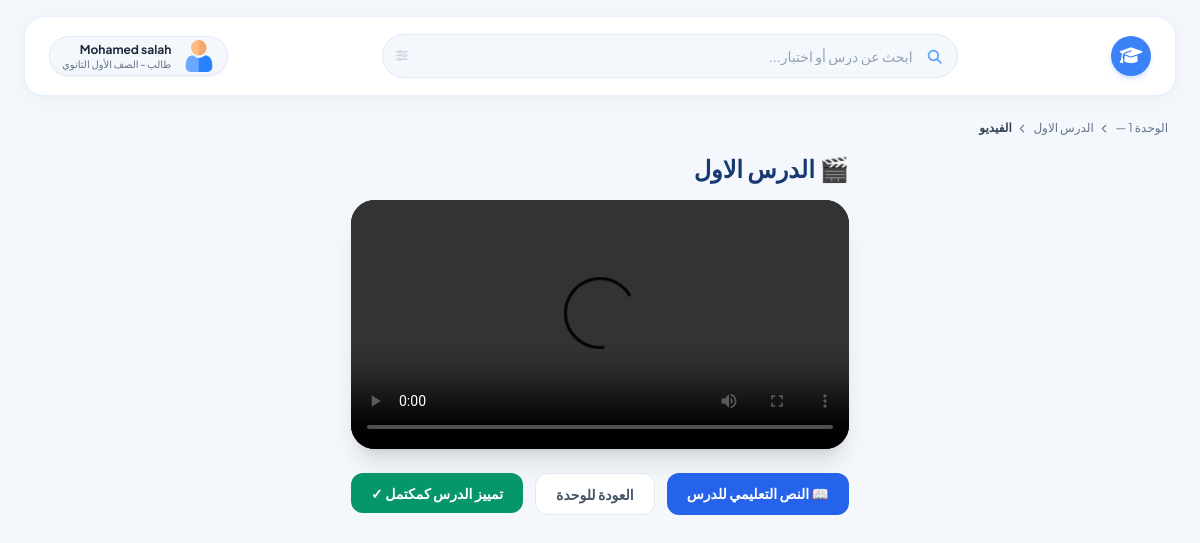
/student/t/T862390/lesson/4/video/ (signed in), run on the app's committed database.
### accounts/models.py (models this page shows, shortened)
class User(AbstractBaseUser, PermissionsMixin):
    ROLES = [("student", "طالب"), ("teacher", "مدرّس"), ("owner", "مالك المنصة"), ("staff", "فريق الإدارة")]
    STAFF_ROLES = [("support", "دعم فني"), ("finance", "مالية"), ("content", "مسؤول محتوى")]
    phone = models.CharField("رقم الهاتف", max_length=11, unique=True, validators=[phone_validator])
    full_name = models.CharField("الاسم الكامل", max_length=150)
    name_ar = models.CharField("الاسم بالعربية (كما سُجّل)", max_length=150, blank=True)
    role = models.CharField("الدور", max_length=10, choices=ROLES, default="student")
    staff_role = models.CharField("صلاحية الفريق", max_length=10, choices=STAFF_ROLES, blank=True)
    is_active = models.BooleanField("مفعّل", default=True)
    is_staff = models.BooleanField(default=False)
    date_joined = models.DateTimeField(default=timezone.now)
    objects = UserManager()
    USERNAME_FIELD = "phone"
    REQUIRED_FIELDS = ["full_name"]
    class Meta:
        verbose_name = "مستخدم"

class StudentProfile(models.Model):
    GRADES = [(1, "الصف الأول الثانوي"), (2, "الصف الثاني الثانوي"), (3, "الصف الثالث الثانوي"),
              (4, "الصف الأول الإعدادي"), (5, "الصف الثاني الإعدادي"), (6, "الصف الثالث الإعدادي")]
    user = models.OneToOneField(User, on_delete=models.CASCADE, related_name="student_profile")
    student_number = models.PositiveIntegerField("رقم الطالب (ID)", unique=True, null=True, blank=True, editable=False)
    parent_phone = models.CharField("رقم ولي الأمر", max_length=11, validators=[phone_validator])
    grade = models.PositiveSmallIntegerField("المرحلة الدراسية", choices=GRADES)
    avatar = models.ImageField("الصورة الشخصية", upload_to="avatars/", blank=True)

### learning/models.py (models this page shows, shortened)
class StatusMixin:
    @property
    def is_visible(self):
        return self.status == "published" or (self.status == "scheduled" and self.publish_at and self.publish_at <= timezone.now())

class Lesson(StatusMixin, models.Model):
    unit = models.ForeignKey(Unit, on_delete=models.CASCADE, related_name="lessons")
    title = models.CharField("عنوان الدرس", max_length=160)
    summary = models.TextField("ملخص الدرس", blank=True)
    order = models.PositiveIntegerField("الترتيب", default=0)
    status = models.CharField("الحالة", max_length=10, choices=STATUS, default="draft")
    publish_at = models.DateTimeField("موعد النشر", null=True, blank=True)
    is_free_preview = models.BooleanField("درس تجريبي مجاني (يفتح لغير المشتركين)", default=False)
    video_url = models.URLField("رابط الفيديو (اختياري)", blank=True)
    video_file = models.FileField("رفع فيديو (اختياري)", upload_to="videos/", storage=private_storage, blank=True)
    updated_at = models.DateTimeField(auto_now=True)
    class Meta:
        ordering = ["order", "id"]
    @property
    def course(self):
        return self.unit.course
    @property
    def teacher(self):
        return self.unit.course.teacher
    @property
    def embed_url(self):
        u = self.video_url
        m = re.search(r"(?:youtube\.com/watch\?v=|youtu\.be/|youtube\.com/embed/)([\w-]{6,})", u or "")
        return f"https://www.youtube.com/embed/{m.group(1)}" if m else ""

class Unit(StatusMixin, models.Model):
    course = models.ForeignKey(Course, on_delete=models.CASCADE, related_name="units")
    title = models.CharField("عنوان الوحدة", max_length=160)
    description = models.TextField("وصف مختصر", blank=True)
    order = models.PositiveIntegerField("الترتيب", default=0)
    status = models.CharField("الحالة", max_length=10, choices=STATUS, default="draft")
    publish_at = models.DateTimeField("موعد النشر", null=True, blank=True)
    class Meta:
        ordering = ["order", "id"]

### uikit/views_student.py (the view)
# urls.py: path("student/t/<str:code>/lesson/<int:pk>/video/", vs.lesson_video, name="lesson_video"),
@student_required
def lesson_video(request, code, pk):
    t, enr, active, l = _lesson_for(request, code, pk)
    if not svc.can_open_lesson(request.user, l):
        return redirect("student:lesson", code=code, pk=pk)
    has_file = bool(l.video_file)
    embed = l.embed_url
    direct = ""
    if not has_file and not embed and l.video_url:
        direct = l.video_url
    if not (has_file or embed or direct):
        messages.info(request, "لم يضف المدرّس فيديو لهذا الدرس بعد.")
        return redirect("student:lesson", code=code, pk=pk)
    svc.touch_lesson(request.user, l)
    is_media = direct.lower().split("?")[0].endswith((".mp4", ".webm", ".ogg", ".mov"))
    return render(request, "student/lesson_video.html", {
        "t": t, "enr": enr, "active": active, "l": l, "has_file": has_file, "embed": embed, "direct": direct, "is_media": is_media,
        "prog": LessonProgress.objects.filter(student=request.user, lesson=l).first(),
    })

### accounts/context_processors.py (called while the page is built)
def site(request):
    return {"site": SiteSetting.get()}

def _item(label, icon, url, section=None, exact=False):
    return {"label": label, "icon": icon, "url": url, "section": section, "exact": exact}

### accounts/models.py (called while the page is built)
    @classmethod
    def get(cls):
        obj, _ = cls.objects.get_or_create(pk=1)
        return obj

### billing/models.py (called while the page is built)
    @property
    def is_active(self):
        return self.status == "active" and bool(self.expires_at) and self.expires_at > timezone.now()

### learning/models.py (called while the page is built)
def vis_q(prefix=""):
    now = timezone.now()
    return Q(**{f"{prefix}status": "published"}) | Q(**{f"{prefix}status": "scheduled", f"{prefix}publish_at__lte": now})

    @property
    def is_free(self):
        return self.course_type == "free"

### learning/services.py (called while the page is built)
def visible_lessons_qs(teacher=None, course=None, unit=None):
    qs = Lesson.objects.filter(vis_q(), vis_q("unit__"), vis_q("unit__course__"))
    if teacher:
        qs = qs.filter(unit__course__teacher=teacher)
    if course:
        qs = qs.filter(unit__course=course)
    if unit:
        qs = qs.filter(unit=unit)
    return qs

def get_enrollment(student, teacher):
    return Enrollment.objects.filter(student=student, teacher=teacher).first()

def has_active_access(student, teacher):
    e = get_enrollment(student, teacher)
    return bool(e and e.is_active)

def can_open_lesson(student, lesson):
    if lesson.course.is_free or lesson.is_free_preview:
        return True
    return has_active_access(student, lesson.teacher)

def touch_lesson(student, lesson):
    p, _ = LessonProgress.objects.get_or_create(student=student, lesson=lesson)
    p.last_viewed = timezone.now()
    p.save(update_fields=["last_viewed"])
    return p

### student/views.py (called while the page is built)
def ws(request, code):
    t = get_object_or_404(TeacherProfile.objects.select_related("user"), teacher_code=code, user__is_active=True)
    enr = Enrollment.objects.filter(student=request.user, teacher=t).first()
    request.session["current_teacher"] = code
    return t, enr, bool(enr and enr.is_active)

### uikit/context_processors.py (called while the page is built)
def _item(label, icon, url, active=False, badge=0):
    return {"label": label, "icon": icon, "url": url, "active": active, "badge": badge}

### uikit/views_student.py (called while the page is built)
def _lesson_for(request, code, pk):
    t, enr, active = ws(request, code)
    l = get_object_or_404(svc.visible_lessons_qs(teacher=t), pk=pk)
    return t, enr, active, l

### templates/student/lesson_video.html (shortened to what this page needs)
{% extends "student/base.html" %}
{% block page %}
<nav class="text-xs text-slate-500 mb-4 flex items-center gap-2 flex-wrap"><a href="{% url 'student:unit' t.teacher_code l.unit.pk %}" class="hover:text-blue-600">{{ l.unit.title }}</a><i class="fa-solid fa-chevron-left text-[9px]"></i><a href="{% url 'student:lesson' t.teacher_code l.pk %}" class="hover:text-blue-600">{{ l.title }}</a><i class="fa-solid fa-chevron-left text-[9px]"></i><span class="font-bold text-slate-700">الفيديو</span></nav>
<div class="max-w-4xl mx-auto">
  <h1 class="text-2xl font-black text-[#173A73] mb-4">🎬 {{ l.title }}</h1>
  {% if has_file %}<div class="rounded-3xl overflow-hidden bg-black shadow-xl"><video controls preload="metadata" class="w-full max-h-[70vh]" src="{% url 'student:lesson_video' l.pk %}"></video></div>
  {% elif embed %}<div class="rounded-3xl overflow-hidden bg-black shadow-xl aspect-video"><iframe class="w-full h-full" src="{{ embed }}" allowfullscreen></iframe></div>
  {% elif is_media %}<div class="rounded-3xl overflow-hidden bg-black shadow-xl"><video controls preload="metadata" class="w-full max-h-[70vh]" src="{{ direct }}"></video></div>
  {% endif %}
  <div class="flex flex-wrap gap-3 mt-6">
    <a href="{% url 'student:lesson' t.teacher_code l.pk %}" class="px-5 py-2.5 rounded-xl bg-blue-600 text-white text-sm font-bold no-underline">📖 النص التعليمي للدرس</a>
    <a href="{% url 'student:unit' t.teacher_code l.unit.pk %}" class="px-5 py-2.5 rounded-xl bg-white border border-slate-200 text-slate-600 text-sm font-bold no-underline">العودة للوحدة</a>
    <form method="post" action="{% url 'student:lesson_complete' t.teacher_code l.pk %}">{% csrf_token %}<button class="px-5 py-2.5 rounded-xl bg-emerald-600 text-white text-sm font-bold" type="submit">تمييز الدرس كمكتمل ✓</button></form>
  </div>
</div>
{% endblock %}

### templates/ui/_student_header.html (shortened to what this page needs)
{% load static %}
<link href="https://cdnjs.cloudflare.com/ajax/libs/font-awesome/6.5.1/css/all.min.css" rel="stylesheet">
<header id="student-top-header" class="h-20 bg-white border border-blue-100/70 rounded-2xl mx-6 mt-4 px-6 flex items-center justify-between gap-4 sticky top-4 z-30 shadow-md backdrop-blur-md" data-purpose="top-header" style="box-shadow: 0 4px 20px -2px rgba(15, 23, 42, 0.05); border-radius: 20px;">
    <div class="flex items-center gap-3">
      <a href="{% url 'student:home' %}" aria-label="الرئيسية" title="الرئيسية" class="w-10 h-10 rounded-full bg-blue-500 flex items-center justify-center text-white shadow-md shadow-blue-500/20 hover:bg-blue-600 transition-colors">
        <i class="fa-solid fa-graduation-cap text-lg"></i>
      </a>
    </div>
    <form action="{% url 'uikit:student_search' %}" method="get" class="flex-1 max-w-xl mx-4" data-purpose="search-bar-container">
      <div class="relative w-full">
        <input name="q" value="{{ request.GET.q|default:'' }}" class="w-full h-11 pr-11 pl-10 rounded-full bg-[#f4f7fc] border border-blue-100 focus:bg-white focus:border-brandBlue focus:ring-2 focus:ring-blue-100 text-sm placeholder-slate-400 text-right transition-all outline-none" placeholder="ابحث عن درس أو اختبار..." type="text">
        <div class="absolute right-4 top-1/2 -translate-y-1/2 text-blue-400 pointer-events-none text-sm">
        </div>
        <button type="submit" class="absolute left-3.5 top-1/2 -translate-y-1/2 text-slate-300 hover:text-slate-500 text-xs" aria-label="بحث">
          <i class="fa-solid fa-sliders"></i>
        </button>
      </div>
    </form>
    <div class="flex items-center gap-3">
      <a href="{% url 'student:profile' %}" class="h-10 flex items-center gap-3 bg-[#f4f7fc] border border-blue-100/80 px-3 rounded-full shadow-sm">
        {% if ui_student_profile and ui_student_profile.avatar %}<img src="{{ ui_student_profile.avatar.url }}" alt="" class="w-7 h-7 rounded-full object-cover flex-shrink-0">
        {% else %}<img src="{% static 'ui/user-icon.png' %}" alt="" class="w-8 h-8 object-contain flex-shrink-0">{% endif %}
        <div class="text-right leading-tight">
          <div class="text-xs font-bold text-slate-800" style="font-family: 'Plus Jakarta Sans', sans-serif;">{{ user.full_name }}</div>
          <div class="text-[10px] text-slate-500 font-medium">طالب{% if ui_student_profile %} - {{ ui_student_profile.get_grade_display }}{% endif %}</div>
        </div>
      </a>
    </div></header>

### static/ui/ui.css (style rules this page uses)
body { font-family:'Tajawal',sans-serif;-webkit-font-smoothing:antialiased }

### templates/ui/document.html (style rules this page uses)
body,.legacy,.font-tajawal,.font-sans,.font-cairo { font-family:"Plus Jakarta Sans","Tajawal",sans-serif !important }

### data on the page
User: full_name "Mohamed salah"
StudentProfile: grade "الصف الأول الثانوي"
Lesson: unit "الوحدة 1 —", title "الدرس الاول"
